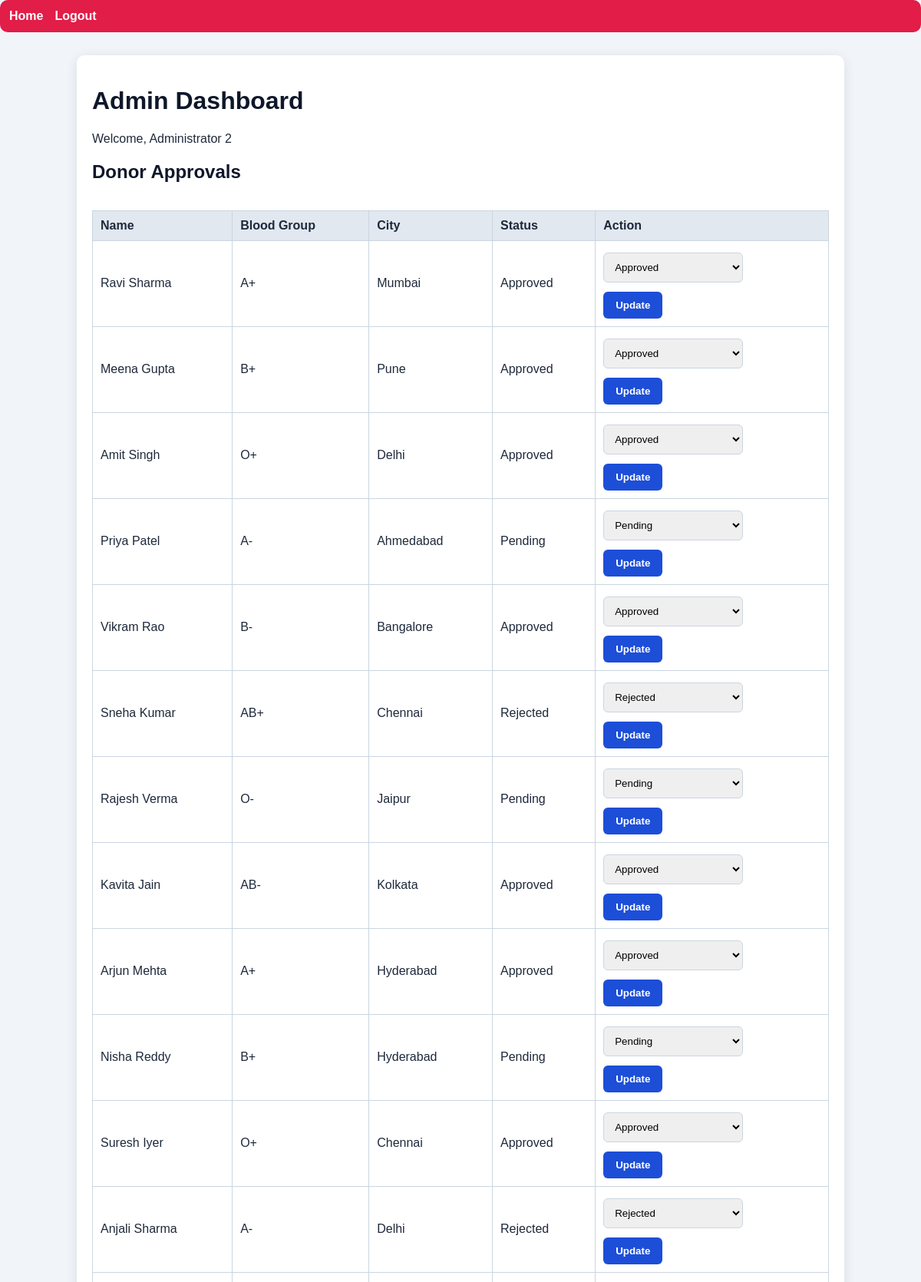
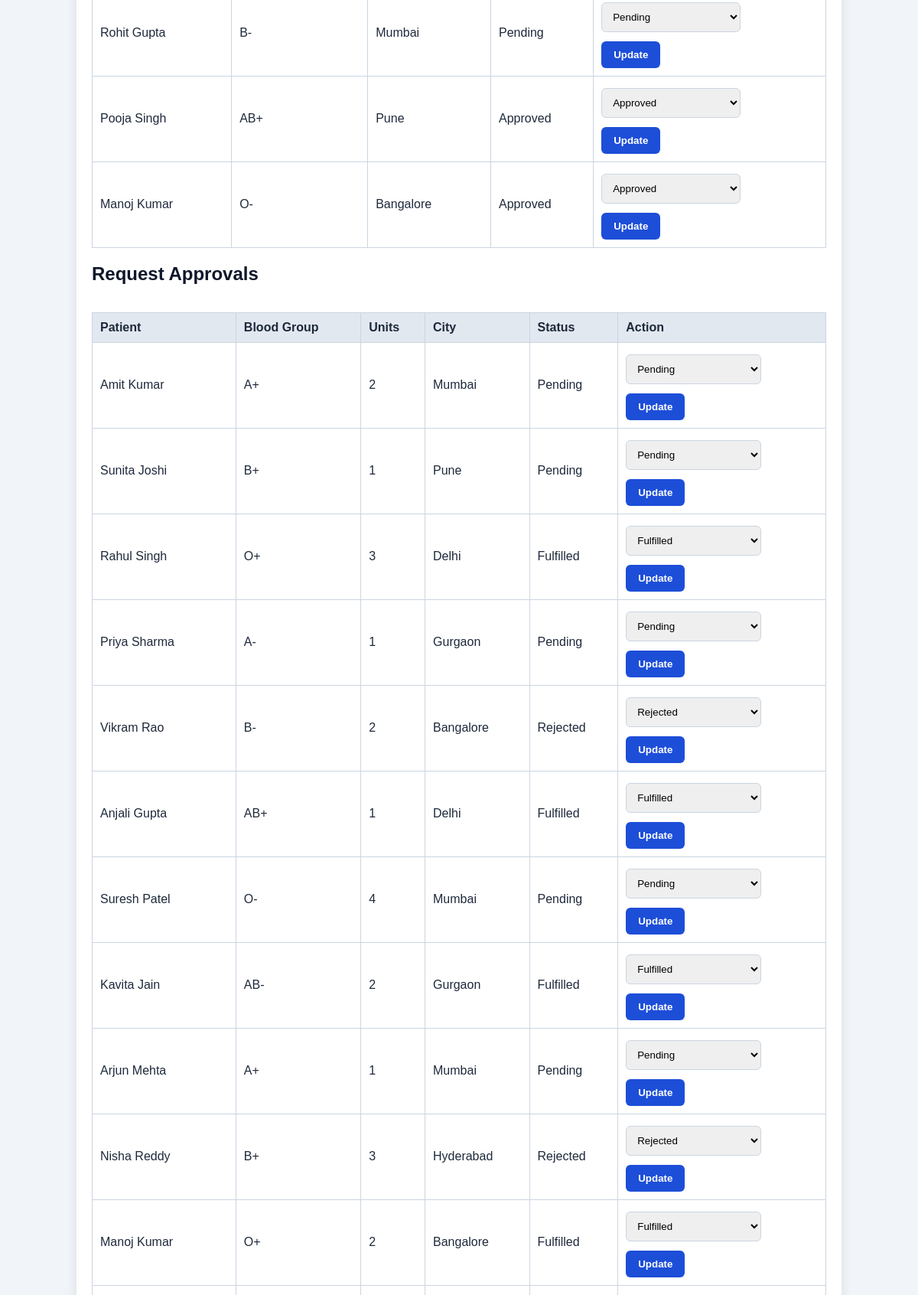
/admin_dashboard.php (signed in, upper part), run on the app's committed database (2 pictures, top to bottom).
### tables this page shows
CREATE TABLE IF NOT EXISTS donors (
  id INT AUTO_INCREMENT PRIMARY KEY,
  name VARCHAR(100) NOT NULL,
  age TINYINT NOT NULL,
  gender ENUM('Male','Female','Other') NOT NULL,
  blood_group VARCHAR(5) NOT NULL,
  phone VARCHAR(20) NOT NULL,
  email VARCHAR(100) NOT NULL,
  city VARCHAR(100) NOT NULL,
  last_donation DATE DEFAULT NULL,
  status ENUM('Pending','Approved','Rejected') NOT NULL DEFAULT 'Pending',
  created_at TIMESTAMP DEFAULT CURRENT_TIMESTAMP
);

CREATE TABLE IF NOT EXISTS requests (
  id INT AUTO_INCREMENT PRIMARY KEY,
  patient_name VARCHAR(100) NOT NULL,
  blood_group VARCHAR(5) NOT NULL,
  units TINYINT NOT NULL,
  hospital VARCHAR(150) NOT NULL,
  city VARCHAR(100) NOT NULL,
  contact VARCHAR(50) NOT NULL,
  status ENUM('Pending','Fulfilled','Rejected') NOT NULL DEFAULT 'Pending',
  created_at TIMESTAMP DEFAULT CURRENT_TIMESTAMP
);

### admin_dashboard.php (the view, shortened to what this page needs)
<?php
require_once 'db.php';
$donors = $pdo->query('SELECT * FROM donors ORDER BY created_at DESC')->fetchAll();
$requests = $pdo->query('SELECT * FROM requests ORDER BY created_at DESC')->fetchAll();
?>
<!DOCTYPE html>
<html lang="en"><head><meta charset="UTF-8"><meta name="viewport" content="width=device-width, initial-scale=1.0"><title>Admin Dashboard</title><link rel="stylesheet" href="style.css"></head><body>
<nav><a href="index.php">Home</a><a href="admin_logout.php">Logout</a></nav>
<div class="container">
    <h1>Admin Dashboard</h1>
    <p>Welcome, <?= htmlspecialchars($_SESSION['admin_name']) ?></p>
    <h2>Donor Approvals</h2>
    <div class="table-wrap"><table><thead><tr><th>Name</th><th>Blood Group</th><th>City</th><th>Status</th><th>Action</th></tr></thead><tbody>
    <?php if (count($donors) === 0): ?><tr><td colspan="5">No donors found.</td></tr><?php else: ?>
        <?php foreach ($donors as $d): ?>
            <tr><td><?= htmlspecialchars($d['name']) ?></td><td><?= htmlspecialchars($d['blood_group']) ?></td><td><?= htmlspecialchars($d['city']) ?></td><td><?= htmlspecialchars($d['status']) ?></td><td>
                <form style="display:inline-block;" method="post">
                    <select name="status"><option <?= $d['status']=='Pending'?'selected':'' ?>>Pending</option><option <?= $d['status']=='Approved'?'selected':'' ?>>Approved</option><option <?= $d['status']=='Rejected'?'selected':'' ?>>Rejected</option></select>
                    <button type="submit">Update</button>
                </form>
            </td></tr>
        <?php endforeach; ?>
    <?php endif; ?>
    </tbody></table></div>
    <h2>Request Approvals</h2>
    <div class="table-wrap"><table><thead><tr><th>Patient</th><th>Blood Group</th><th>Units</th><th>City</th><th>Status</th><th>Action</th></tr></thead><tbody>
    <?php if (count($requests) === 0): ?><tr><td colspan="6">No requests found.</td></tr><?php else: ?>
        <?php foreach ($requests as $r): ?>
            <tr><td><?= htmlspecialchars($r['patient_name']) ?></td><td><?= htmlspecialchars($r['blood_group']) ?></td><td><?= htmlspecialchars($r['units']) ?></td><td><?= htmlspecialchars($r['city']) ?></td><td><?= htmlspecialchars($r['status']) ?></td><td>
                <form style="display:inline-block;" method="post">
                    <select name="status"><option <?= $r['status']=='Pending'?'selected':'' ?>>Pending</option><option <?= $r['status']=='Fulfilled'?'selected':'' ?>>Fulfilled</option><option <?= $r['status']=='Rejected'?'selected':'' ?>>Rejected</option></select>
                    <button type="submit">Update</button>
                </form>
            </td></tr>
        <?php endforeach; ?>
    <?php endif; ?>
    </tbody></table></div>
</div>
</body></html>

### style.css (style rules this page uses)
* { box-sizing: border-box; }
body { margin:0; font-family: Arial, sans-serif; background:#f1f5f9; color:#1e293b; }
.container { max-width:1000px; margin:30px auto; padding:20px; background:white; border-radius:10px; box-shadow:0 3px 15px rgba(15,23,42,.1); }
nav { background:#e11d48; padding:12px; border-radius:10px; margin-bottom:20px; }
nav a { color:white; margin-right:15px; text-decoration:none; font-weight:600; }
h1, h2 { color:#0f172a; }
form input, form select, form textarea { width:100%; padding:10px; border:1px solid #cbd5e1; border-radius:6px; margin-top:5px; }
button { background:#1d4ed8; color:white; border:none; padding:10px 16px; margin-top:12px; border-radius:6px; cursor:pointer; font-weight:600; }
.table-wrap { overflow:auto; }
table { width:100%; border-collapse:collapse; margin-top:16px; }
th, td { border:1px solid #cbd5e1; padding:10px; text-align:left; }
th { background:#e2e8f0; }

### data on the page
donors: name "Ravi Sharma", blood_group "A+", city "Mumbai", status "Approved"
donors: name "Meena Gupta", blood_group "B+", city "Pune", status "Approved"
donors: name "Amit Singh", blood_group "O+", city "Delhi", status "Approved"
donors: name "Priya Patel", blood_group "A-", city "Ahmedabad", status "Pending"
donors: name "Vikram Rao", blood_group "B-", city "Bangalore", status "Approved"
donors: name "Sneha Kumar", blood_group "AB+", city "Chennai", status "Rejected"
donors: name "Rajesh Verma", blood_group "O-", city "Jaipur", status "Pending"
donors: name "Kavita Jain", blood_group "AB-", city "Kolkata", status "Approved"
donors: name "Arjun Mehta", blood_group "A+", city "Hyderabad", status "Approved"
donors: name "Nisha Reddy", blood_group "B+", city "Hyderabad", status "Pending"
donors: name "Suresh Iyer", blood_group "O+", city "Chennai", status "Approved"
donors: name "Anjali Sharma", blood_group "A-", city "Delhi", status "Rejected"
donors: name "Rohit Gupta", blood_group "B-", city "Mumbai", status "Pending"
donors: name "Pooja Singh", blood_group "AB+", city "Pune", status "Approved"
donors: name "Manoj Kumar", blood_group "O-", city "Bangalore", status "Approved"
requests: patient_name "Amit Kumar", blood_group "A+", units "2", city "Mumbai", status "Pending"
requests: patient_name "Sunita Joshi", blood_group "B+", units "1", city "Pune", status "Pending"
requests: patient_name "Rahul Singh", blood_group "O+", units "3", city "Delhi", status "Fulfilled"
requests: patient_name "Priya Sharma", blood_group "A-", units "1", city "Gurgaon", status "Pending"
requests: patient_name "Vikram Rao", blood_group "B-", units "2", city "Bangalore", status "Rejected"
requests: patient_name "Anjali Gupta", blood_group "AB+", units "1", city "Delhi", status "Fulfilled"
requests: patient_name "Suresh Patel", blood_group "O-", units "4", city "Mumbai", status "Pending"
requests: patient_name "Kavita Jain", blood_group "AB-", units "2", city "Gurgaon", status "Fulfilled"
requests: patient_name "Arjun Mehta", blood_group "A+", units "1", city "Mumbai", status "Pending"
requests: patient_name "Nisha Reddy", blood_group "B+", units "3", city "Hyderabad", status "Rejected"
requests: patient_name "Manoj Kumar", blood_group "O+", units "2", city "Bangalore", status "Fulfilled"

### other printed values
$_SESSION['admin_name'] "Administrator 2"
